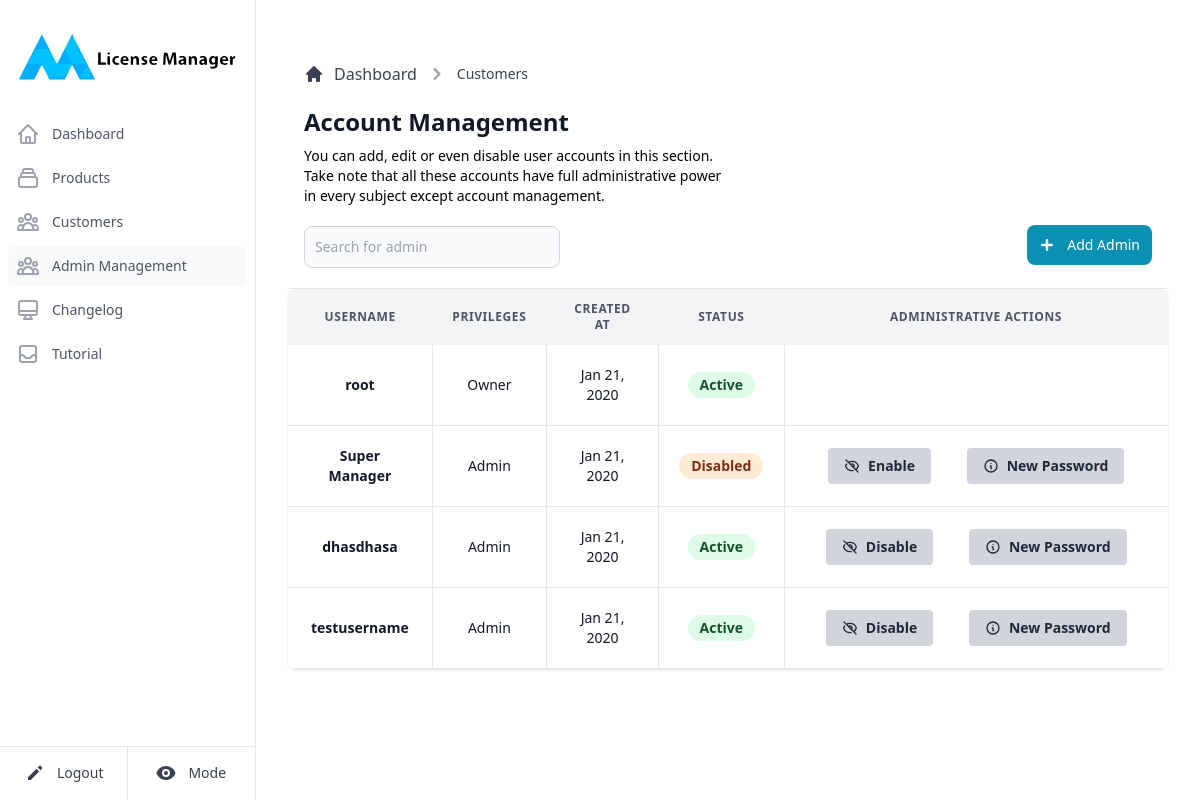
Page /admins (signed in) on the committed database.
### bin/models.py (models this page shows)
class User(UserMixin, db.Model):
    __tablename__ = "user"
    id = db.Column( db.Integer, primary_key=True )
    email = db.Column( db.String(100), unique=True )
    password = db.Column( db.String(150) )
    name = db.Column( db.String(100), unique=True )
    owner = db.Column( db.Boolean, default = False )
    disabled = db.Column( db.Boolean, default = False )
    timestamp = db.Column( db.Integer, nullable = False )
    changelogs = db.relationship('Changelog', cascade='all,delete', backref='user')

### bin/main.py (the view)
@main.route('/admins')
@login_required
def adminsDisplay():
    return AdminHandler.displayAdminPage()

### bin/databaseAPI.py (called while the page is built)
def obtainUser(username):
    if(username == '_ALL_'):
        return User.query.all()
    return User.query.filter_by(name = username).first()

### bin/handlers/admins.py (called while the page is built)
def displayAdminPage():
    userList = DBAPI.obtainUser('_ALL_')
    return render_template('users.html', users = userList, mode = request.cookies.get('mode'))

### bin/templates/users.html (shortened to what this page needs)
{% extends "base.html" %}
{% block fourth %}text-gray-600 bg-gray-50 dark:bg-gray-700{% endblock %}
{% block content %}
<main>
    <div class="p-4 bg-white block sm:flex items-center justify-between border-b border-gray-200 lg:mt-1.5 dark:bg-slate-900 dark:border-slate-700">
        <div class="mb-1 w-full">
           <div class="mb-4">
              <nav class="flex mb-5" aria-label="Breadcrumb">
                <ol class="inline-flex items-center space-x-1 md:space-x-2">
                    <li class="inline-flex items-center">
                      <a href="#" class="text-gray-700 hover:text-gray-900 inline-flex items-center dark:text-slate-300 dark:hover:text-slate-500">
                          <svg class="w-5 h-5 mr-2.5" fill="currentColor" viewBox="0 0 20 20" xmlns="http://www.w3.org/2000/svg">
                            <path d="M10.707 2.293a1 1 0 00-1.414 0l-7 7a1 1 0 001.414 1.414L4 10.414V17a1 1 0 001 1h2a1 1 0 001-1v-2a1 1 0 011-1h2a1 1 0 011 1v2a1 1 0 001 1h2a1 1 0 001-1v-6.586l.293.293a1 1 0 001.414-1.414l-7-7z"></path>
                          </svg>
                          Dashboard
                      </a>
                    </li>
                    <li>
                      <div class="flex items-center">
                          <svg class="w-6 h-6 text-gray-400" fill="currentColor" viewBox="0 0 20 20" xmlns="http://www.w3.org/2000/svg">
                            <path fill-rule="evenodd" d="M7.293 14.707a1 1 0 010-1.414L10.586 10 7.293 6.707a1 1 0 011.414-1.414l4 4a1 1 0 010 1.414l-4 4a1 1 0 01-1.414 0z" clip-rule="evenodd"></path>
                          </svg>
                          <a href="#" class="text-gray-700 hover:text-gray-900 ml-1 md:ml-2 text-sm font-medium dark:text-slate-300 dark:hover:text-slate-500">Customers</a>
                      </div>
                    </li>
                </ol>
              </nav>
              <h1 class="text-xl sm:text-2xl font-semibold text-gray-900 dark:text-gray-100">Account Management</h1>
              <h4 class="w-1/2 text-sm mt-2 dark:text-gray-400">You can add, edit or even disable user accounts in this section. Take note that all these accounts have full administrative power in every subject except account management.</h4>
           </div>
           <div class="block sm:flex items-center">
              <form class="sm:pr-3 mb-4 sm:mb-0" action="#" method="GET">
                 <div class="mt-1 relative sm:w-64 xl:w-96">
                    <input type="text" id="admins-search" class="dark:bg-gray-700 dark:border-gray-600 dark:placeholder-gray-400 dark:text-white dark:focus:ring-blue-500 dark:focus:border-blue-500 bg-gray-50 border border-gray-300 text-gray-900 sm:text-sm rounded-lg focus:ring-cyan-600 focus:border-cyan-600 block w-full p-2.5" placeholder="Search for admin">
                 </div>
              </form>
              <div class="flex items-center sm:justify-end w-full">
                <button type="button" data-modal-toggle="creation-modal" class="text-white bg-cyan-600 hover:bg-cyan-700 focus:ring-4 focus:ring-cyan-200 font-medium inline-flex items-center rounded-lg text-sm px-3 py-2 text-center sm:ml-auto dark:bg-sky-500 dark:hover:bg-sky-400 transition-all duration-300">
                    <svg class="-ml-1 mr-2 h-6 w-6" fill="currentColor" viewBox="0 0 20 20" xmlns="http://www.w3.org/2000/svg">
                      <path fill-rule="evenodd" d="M10 5a1 1 0 011 1v3h3a1 1 0 110 2h-3v3a1 1 0 11-2 0v-3H6a1 1 0 110-2h3V6a1 1 0 011-1z" clip-rule="evenodd"></path>
                    </svg>
                    Add Admin
                </button>
              </div>
           </div>
        </div>
    </div>
    <div class="inline-block min-w-full shadow rounded-lg overflow-hidden">
        <table class="min-w-full leading-normal">
            <thead>
                <tr>
                    <th class="px-5 py-3 bg-gray-100 dark:bg-slate-800 dark:text-gray-100 text-left text-xs font-semibold text-gray-600 uppercase tracking-wider text-center">
                        Username
                    </th>
                    <th class="px-5 py-3 bg-gray-100 dark:bg-slate-800 dark:text-gray-100 text-left text-xs font-semibold text-gray-600 uppercase tracking-wider text-center">
                        Privileges
                    </th>
                    <th class="px-5 py-3 bg-gray-100 dark:bg-slate-800 dark:text-gray-100 text-left text-xs font-semibold text-gray-600 uppercase tracking-wider text-center">
                        Created at
                    </th>
                    <th class="px-5 py-3 bg-gray-100 dark:bg-slate-800 dark:text-gray-100 text-left text-xs font-semibold text-gray-600 uppercase tracking-wider text-center">
                        Status
                    </th>
                    <th class="px-5 py-3 bg-gray-100 dark:bg-slate-800 dark:text-gray-100 text-left text-xs font-semibold text-gray-600 uppercase tracking-wider text-center w-96">
                        Administrative Actions
                    </th>
                </tr>
            </thead>
            <tbody>
                {% for user in users %}
                    <tr>
                        <td class="px-5 py-5 border-b border-gray-200 bg-white dark:bg-slate-700 dark:border-slate-500 text-sm text-center">
                            <p class="admin-name text-gray-900 whitespace-no-wrap font-bold dark:text-gray-300">{{user.name}}</p>
                        </td>
                        <td class="px-5 py-5 border-b border-l border-gray-200 bg-white dark:bg-slate-700 dark:border-slate-500 text-sm text-center">
                            {% if user.owner %}
                                <p class="text-gray-900 whitespace-no-wrap dark:text-gray-300">Owner</p>
                            {% else %}
                                <p class="text-gray-900 whitespace-no-wrap dark:text-gray-300">Admin</p>
                            {% endif %}
                        </td>
                        <td class="px-5 py-5 border-b border-l border-gray-200 bg-white dark:bg-slate-700 dark:border-slate-500 text-sm text-center">
                            <p class="text-gray-900 whitespace-no-wrap dark:text-gray-300">
                                Jan 21, 2020
                            </p>
                        </td>
                        <td class="px-5 py-5 border-b border-l border-gray-200 bg-white dark:bg-slate-700 dark:border-slate-500 text-sm text-center">
                            {% if user.disabled %}
                                <span class="relative inline-block px-3 py-1 font-semibold text-orange-900 leading-tight">
                                    <span aria-hidden="" class="absolute inset-0 bg-orange-200 opacity-50 rounded-full dark:opacity-100"></span>
                                    <span class="relative">Disabled</span>
                                </span>
                            {% else %}
                                <span class="relative inline-block px-3 py-1 font-semibold text-green-900 leading-tight">
                                    <span aria-hidden="" class="absolute inset-0 bg-green-200 opacity-50 rounded-full dark:opacity-100"></span>
                                    <span class="relative">Active</span>
                                </span>
                            {% endif %}
                        </td>
                        <td class="px-5 py-5 border-b border-l border-gray-200 bg-white dark:bg-slate-700 dark:border-slate-500 text-sm text-center w-100">
                            {% if not user.owner %}
                                <div userid="{{user.id}}" username="{{user.name}}" deactivated="{{user.disabled}}">
                                    {% if user.disabled %}
                                        <button class="action-apply bg-gray-300 hover:bg-gray-400 text-gray-800 font-bold py-2 px-4 rounded inline-flex items-center mx-4" data-modal-toggle="confirmation-modal">
                                            <span>Enable</span>
                                        </button>
                                    {% else %}
                                        <button class="action-apply bg-gray-300 hover:bg-gray-400 text-gray-800 font-bold py-2 px-4 rounded inline-flex items-center mx-4" data-modal-toggle="confirmation-modal">
                                            <span>Disable</span>
                                        </button>
                                    {% endif %}
                                    <button class="action-apply bg-gray-300 hover:bg-gray-400 text-gray-800 font-bold py-2 px-4 rounded inline-flex items-center mx-4" data-modal-toggle="confirmation-modal">
                                        <svg xmlns="http://www.w3.org/2000/svg" class="h-4 w-4 mr-2" fill="none" viewBox="0 0 24 24" stroke="currentColor" stroke-width="2"><path stroke-linecap="round" stroke-linejoin="round" d="M13 16h-1v-4h-1m1-4h.01M21 12a9 9 0 11-18 0 9 9 0 0118 0z" /></svg>
                                        <span>New Password</span>
                                    </button>
                                </div>
                            {% endif %}
                        </td>
                    </tr>
                {% endfor %}
            </tbody>
        </table>
    </div>
</main>
{% endblock %}

### rows in the picture
User: name "root", owner "Owner", disabled False (drawn)
User: name "Super Manager", owner "Admin", disabled True (drawn)
User: name "dhasdhasa", owner "Admin", disabled False (drawn)
User: name "testusername", owner "Admin", disabled False (drawn)
